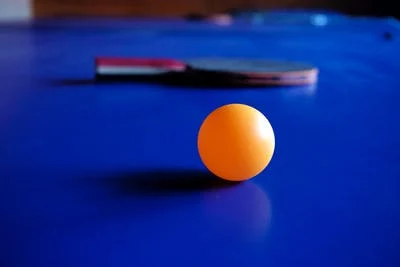
#> input picture Video 32 - Contour Detection/pexels-photo-569986.png, 400 x 267 px
$ python Contour_detection.py
#> lines starting #> are read from the running program, lines starting #| are printed output that depends on the picture; after the words box and inside, x2 and y2 are one past the last pixel; in counts of white or black regions, pixels touching at a corner belong together
import cv2
import numpy

#Read the image and convert it to grayscale
image = cv2.imread('pexels-photo-569986.png')
#> image is the input picture: shape (267, 400, 3); mean B, G, R 135.6, 41.6, 21.8
image = cv2.resize(image, None, fx=0.9,fy=0.9)
#> image: shape (240, 360, 3)

gray = cv2.cvtColor(image, cv2.COLOR_BGR2GRAY)
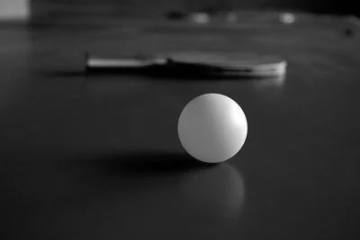
#> gray: shape (240, 360); min 0, max 255, mean 46.4

#Now convert the grayscale image to binary image
ret, binary = cv2.threshold(gray, 0, 255, cv2.THRESH_BINARY+cv2.THRESH_OTSU)
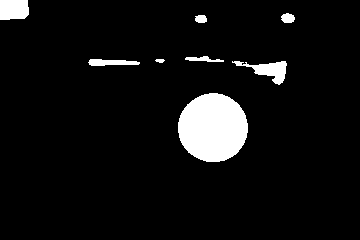
#> binary: shape (240, 360); 6.3% white; 8 white regions
#> ret = 89

#Now detect the contours
contours, hierarchy = cv2.findContours(binary, mode=cv2.RETR_TREE, method=cv2.CHAIN_APPROX_NONE)
#> contours = 8 contours; box (x1, y1, x2, y2) and area: (178, 93, 248, 162) 3682, (0, 0, 29, 20) 499, (232, 61, 287, 85) 470, (88, 59, 140, 66) 210, (281, 13, 295, 23) 92, (185, 56, 224, 62) 90, (195, 15, 207, 23) 66, (155, 59, 165, 63) 20

#Visualize the data structure
print("Length of contours {}".format(len(contours)))
#| Length of contours 8
print(contours)
#> (printed output is left out)

# draw contours on the original image
image_copy = image.copy()
image_copy = cv2.drawContours(image_copy, contours, -1, (0, 255, 0), thickness=2, lineType=cv2.LINE_AA)
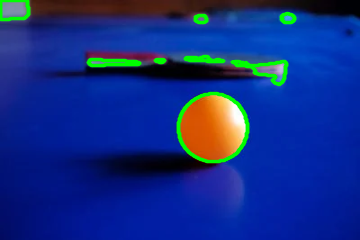
#> image_copy: shape (240, 360, 3); mean B, G, R 131.7, 46.3, 18.9

#Visualizing the results
cv2.imshow('Grayscale Image', gray)
cv2.imshow('Drawn Contours', image_copy)
cv2.imshow('Binary Image', binary)

cv2.waitKey(0)
cv2.destroyAllWindows()
